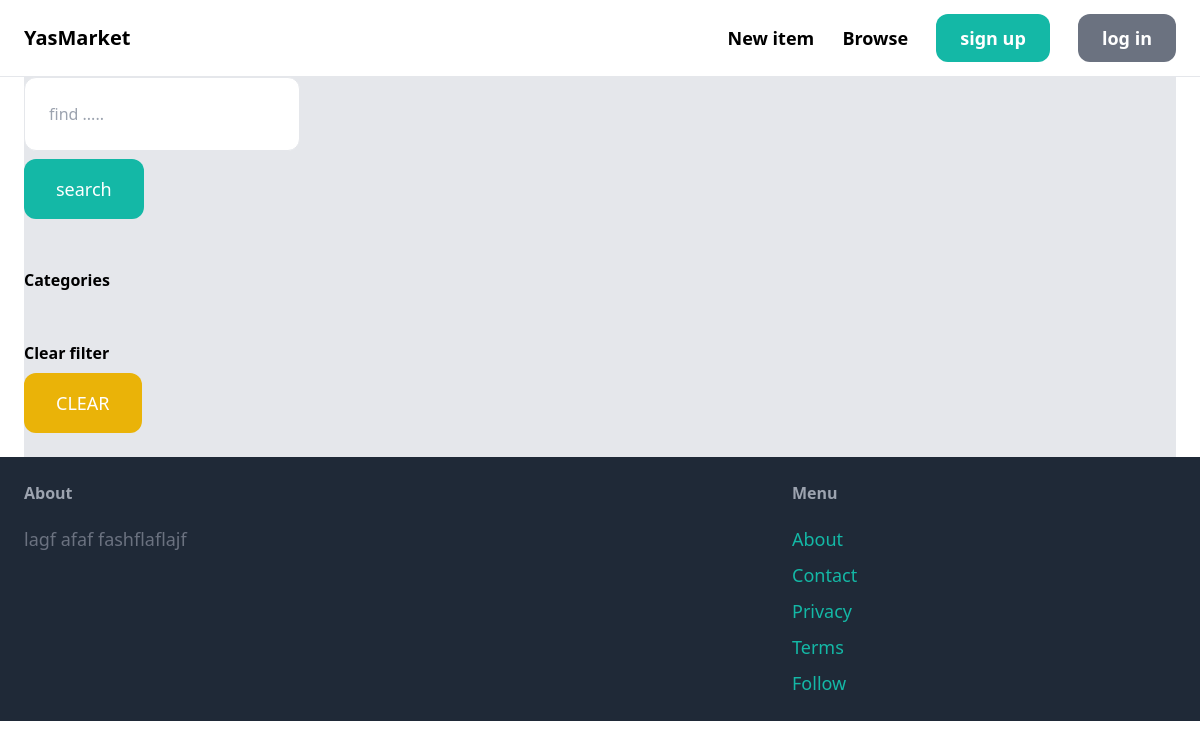
Page /items/ on the earlier database version.
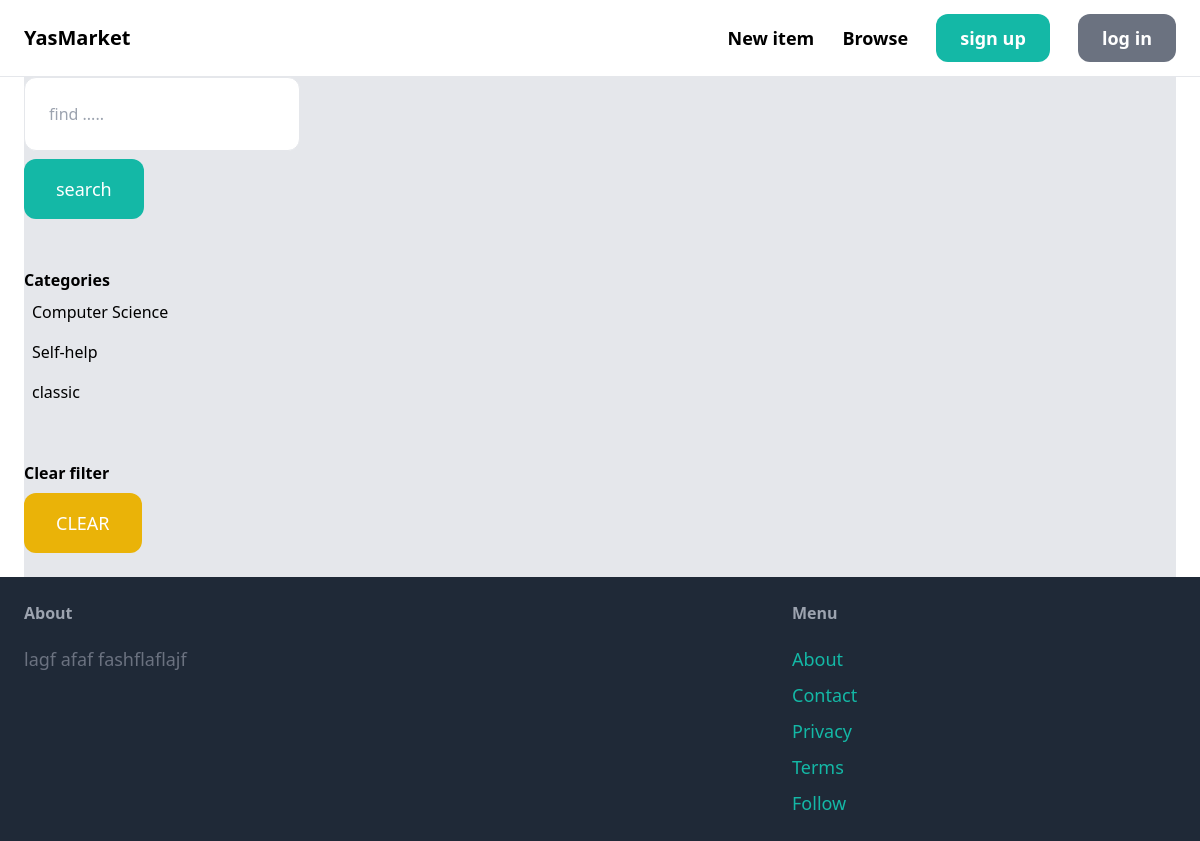
Same page on the later database version.
### item/models.py (models this page shows, shortened)
class Category(models.Model):
	name = models.CharField(max_length=255)
	class Meta:
		ordering = ("name",)
		verbose_name_plural = "Categories"

### item/views.py (the view)
# urls.py: path('items/', include("item.urls")),
def items(request):
	query = request.GET.get('query', '')
	category_id = request.GET.get('category_id', 1)
	items = Item.objects.filter(is_sold=False)
	categories = Category.objects.all()
	if category_id:
		items = items.filter(category_id=category_id)
	if query:
		items = items.filter(Q(name__icontains=query) |
			Q(description__icontains=query))
	return render(request, 'item/items.html',{'items':items, 'query': query
		, 'categories': categories, 'category_id': int(category_id)})

### item/templates/item/items.html (shortened to what this page needs)
{% extends 'core/base.html' %}
{% block content %}
	<div class="pb-6 grid grid-cols-4 gap-4 bg-gray-200">
		<div class='col-span-1'>
			<form method="get" action="{% url 'item:items' %}">
				<input type="text" name="query" class="w-full py-6 px-6 border rounded-xl" value="{{ query }}" placeholder="find .....">
				<button class="mt-2 py-4 px-8 text-lg text-white rounded-xl bg-teal-500 ">search</button>
			</form>
			<hr class="my-6">
			<p class="font-semibold">Categories</p>
			<ul>
				{% for category in categories %}
					<li class="py-2 px-2 rounded-xl{% if category.id == category_id %} bg-yellow-900 {% endif %}">
						<a href="{% url 'item:items' %}?query={{ query }}&category={{ category.id }}">{{ category.name }}</a>
					</li>
				{% endfor %}
			</ul>
			<hr class="my-6">
			<p class="font-semibold">Clear filter</p>
			<ul>
				<li><a href="{% url 'item:items' %}" class="mt-2 py-4 px-8 inline-block bg-yellow-500 text-lg rounded-xl text-white">CLEAR</a></li>
			</ul>
		</div>
		<div class="col-span-3">
		</div>
	</div>
{% endblock %}

Differences in the rows shown:
added Category: name "Computer Science"
added Category: name "Self-help"
added Category: name "classic"
